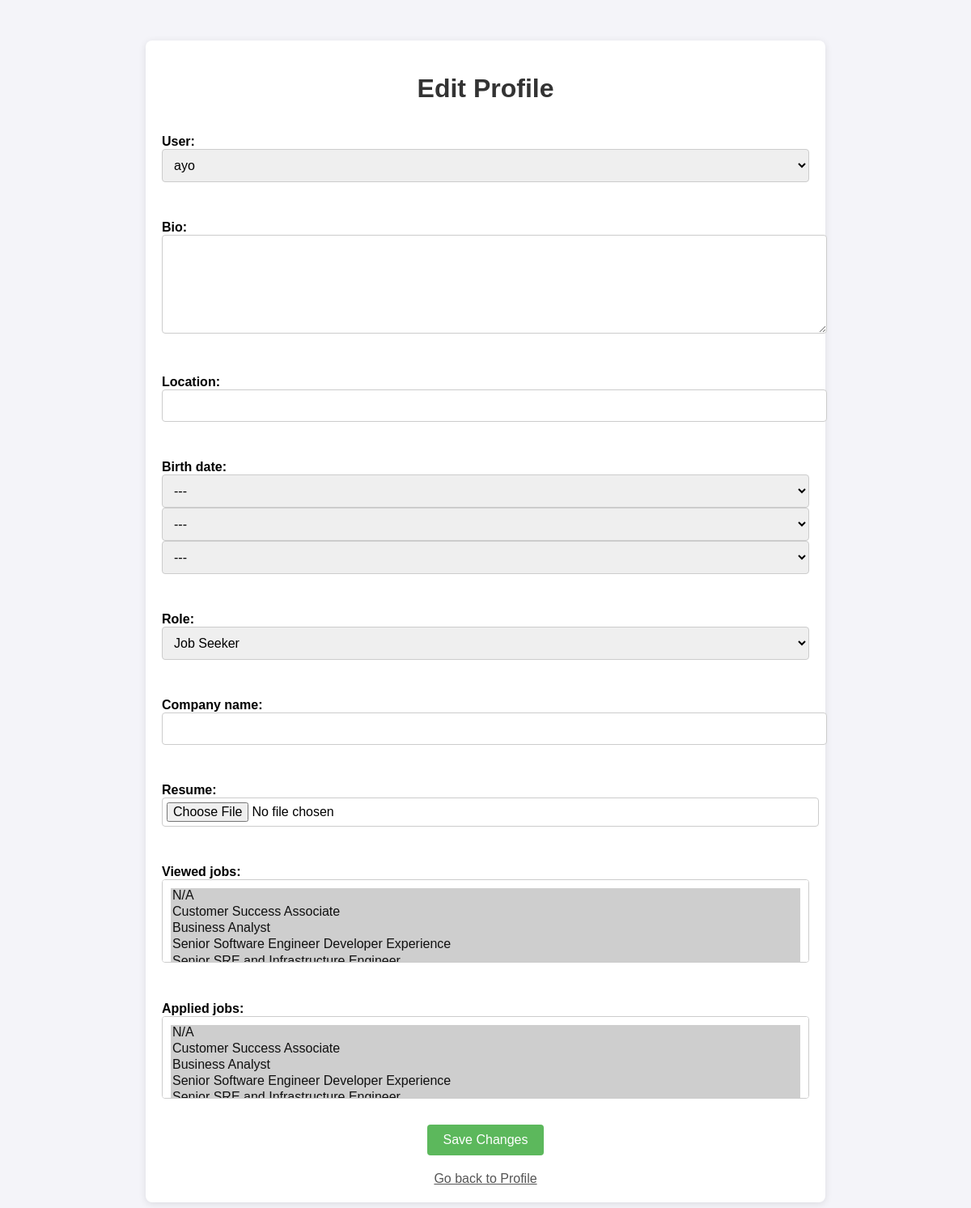
The page /edit_recruiter_profile/1/ on the database as committed earlier.
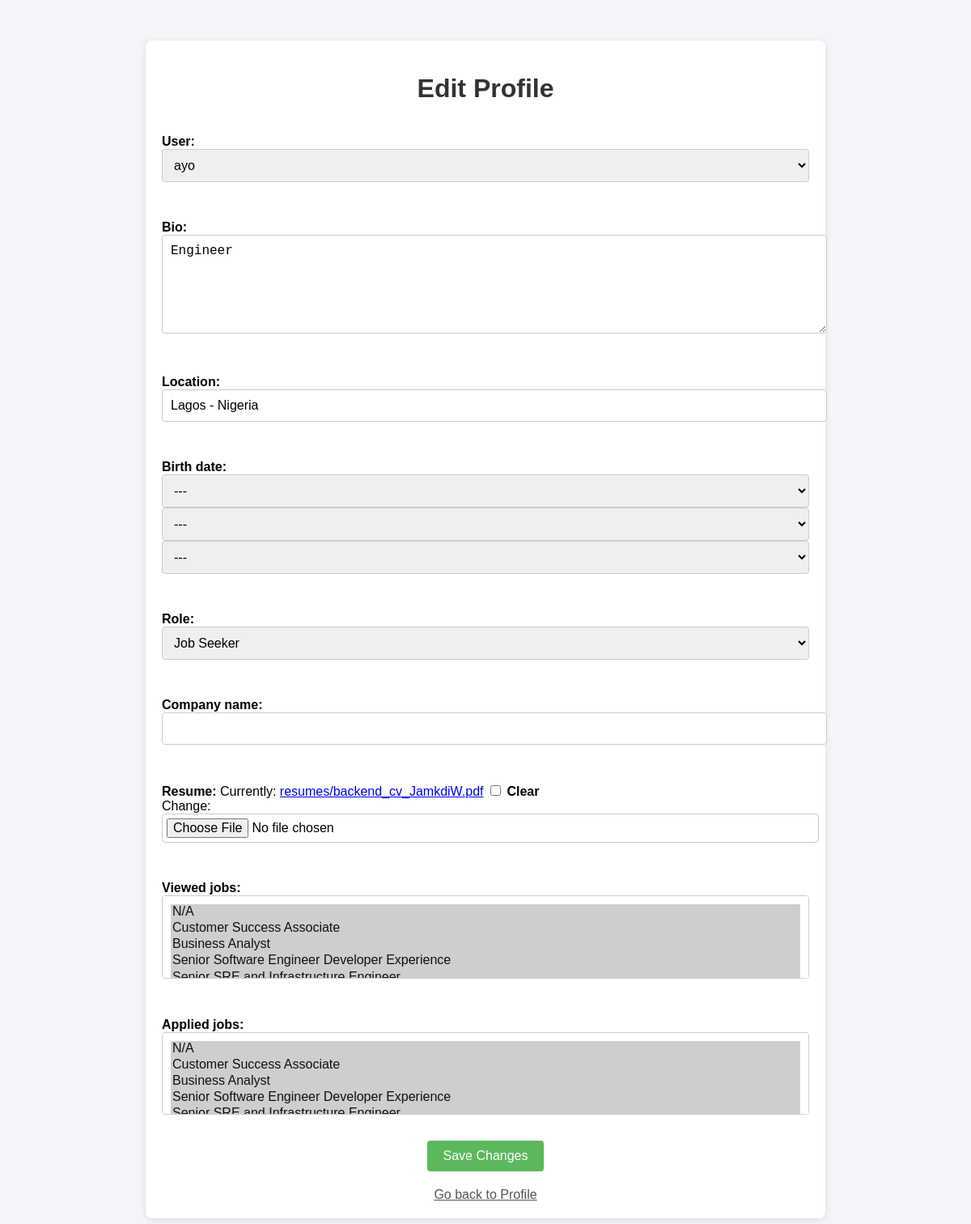
The same page on the database as committed later.
### remote/models.py (models this page shows, shortened)
class Profile(models.Model):
    user = models.OneToOneField(User, on_delete=models.CASCADE)
    bio = models.TextField(max_length=500, blank=True)
    location = models.CharField(max_length=30, blank=True)
    birth_date = models.DateField(null=True, blank=True)
    role = models.CharField(max_length=30, choices=ROLE_CHOICES)  # Use choices for predefined options
    company_name = models.CharField(max_length=100, blank=True, null=True)  # Recruiters' company
    resume = models.FileField(upload_to='resumes/', blank=True, null=True)  # Job seekers' resume
    viewed_jobs = models.ManyToManyField('Job', related_name='viewed_by', blank=True)
    applied_jobs = models.ManyToManyField('Job', related_name='applicants', blank=True)

### remote/views.py (the view)
# urls.py: path('edit_recruiter_profile/<int:id>/', views.edit_recruiter_profile, name='edit_recruiter_profile'),
def edit_recruiter_profile(request, id):
    profile = Profile.objects.get(id=id)
    if request.method == 'POST':
        form = RecruiterEditForm(request.POST, request.FILES, instance=profile)
        if form.is_valid():
            form.save()
            return redirect('get_profile', id=id)
    else:
        form = RecruiterEditForm(instance=profile)
    return render(request, 'edit_profile.html', {'form': form})

### remote/forms.py
class RecruiterEditForm(forms.ModelForm):
    class Meta:
        model = Profile
        fields = '__all__'
        widgets = {
            'birth_date': forms.SelectDateWidget(years=range(1900, 2020)),
        }

### remote/models.py (called while the page is built)
    def __str__(self):
        return self.title

### remote/templates/edit_profile.html (shortened to what this page needs)
<!DOCTYPE html>
<html lang="en">
<head>
</head>
<body>
    <div class="container">
        <h1>Edit Profile</h1>
        <form method="POST" enctype="multipart/form-data">
            {{ form.as_p }}
            <div class="form-actions">
                <button type="submit">Save Changes</button>
            </div>
        </form>
        <a href="{% url 'get_profile' user.profile.id %}" class="back-link">Go back to Profile</a>
    </div>
</body>
</html>

Rows that differ between the two databases and show on the page:
changed Profile "ayo": bio (not shown) → "Engineer"; location (not shown) → "Lagos - Nigeria"
Other text that changed with them:
form field as_p: (not shown) → "☐"
text no longer shown: "User: Bio: Location: Birth date: Role: Company name: Resume: Viewed jobs: Applied jobs:"
text now shown: "User: Bio: Location: Birth date: Role: Company name: Resume: Currently: resumes/backend_cv_JamkdiW.pdf Clear Change: Viewed jobs: Applied jobs:"
